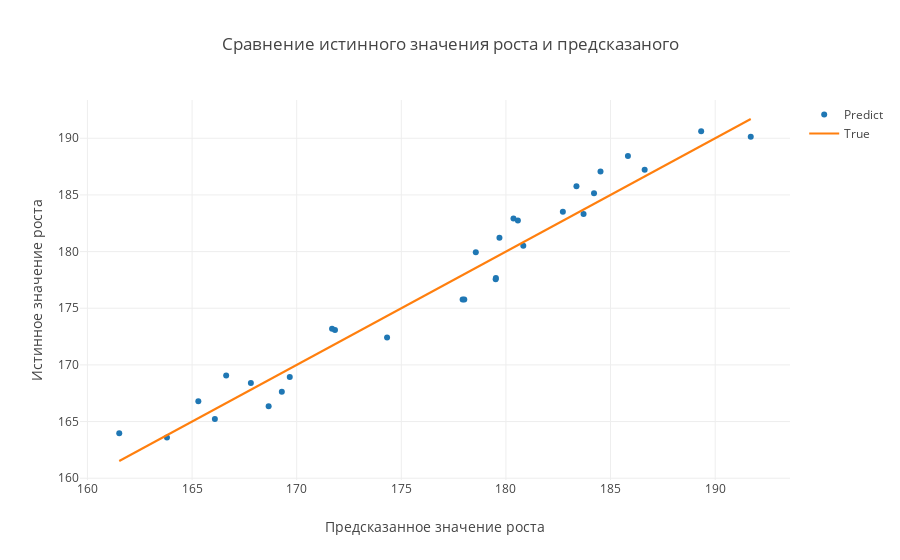

The notebook cell saved with this chart:
### Markdown cell above
### Качество, как и ожидалось, хорошее.

### Code cell
traces = []
traces.append(go.Scatter(
            x = y_test.ravel(),
            y = y_test_predict.ravel(),
            name = 'Predict',
            mode = 'markers'
        ))

traces.append(go.Scatter(
            x = np.linspace(y_test.min(), y_test.max(), 2),
            y = np.linspace(y_test.min(), y_test.max(), 2),
            name = 'True',
            mode='lines'
        ))

layout = go.Layout(
    title='Сравнение истинного значения роста и предсказаного',
    yaxis_title='Истинное значение роста',
    xaxis_title='Предсказанное значение роста',
    updatemenus=list([
        dict(
            x=-0.05,
            y=1),
    ]))

fig = {'data': traces, 'layout': layout}
iplot(fig, show_link=False)

### Figure 1 — Plotly figure (JSON) as saved in the notebook; plotly's stock layout.template omitted (floating-point values rounded to 4 significant figures)
{"data": [{"mode": "markers", "name": "Predict", "type": "scatter", "uid": "b0a924de-5f2b-40f0-b727-6b45c953e026", "x": [168.7, 165.3, 182.7, 178.6, 169.7, 180.4, 177.9, 179.7, 180.6, 191.7, 180.8, 185.8, 178.0, 171.8, 174.3, 163.8, 179.5, 183.7, 161.5, 186.6, 184.5, 179.5, 189.3, 166.1, 166.6, 167.8, 184.2, 183.4, 169.3, 171.7], "y": [166.4, 166.8, 183.5, 179.9, 168.9, 182.9, 175.8, 181.2, 182.7, 190.1, 180.5, 188.4, 175.8, 173.1, 172.4, 163.6, 177.7, 183.3, 164.0, 187.2, 187.1, 177.6, 190.6, 165.2, 169.1, 168.4, 185.2, 185.8, 167.6, 173.2]}, {"mode": "lines", "name": "True", "type": "scatter", "uid": "0a318d4f-7530-43f4-a4b2-2575fa5877d7", "x": [161.5, 191.7], "y": [161.5, 191.7]}], "layout": {"title": {"text": "Сравнение истинного значения роста и предсказаного"}, "updatemenus": [{"x": -0.05, "y": 1}], "xaxis": {"title": {"text": "Предсказанное значение роста"}}, "yaxis": {"title": {"text": "Истинное значение роста"}}}}
